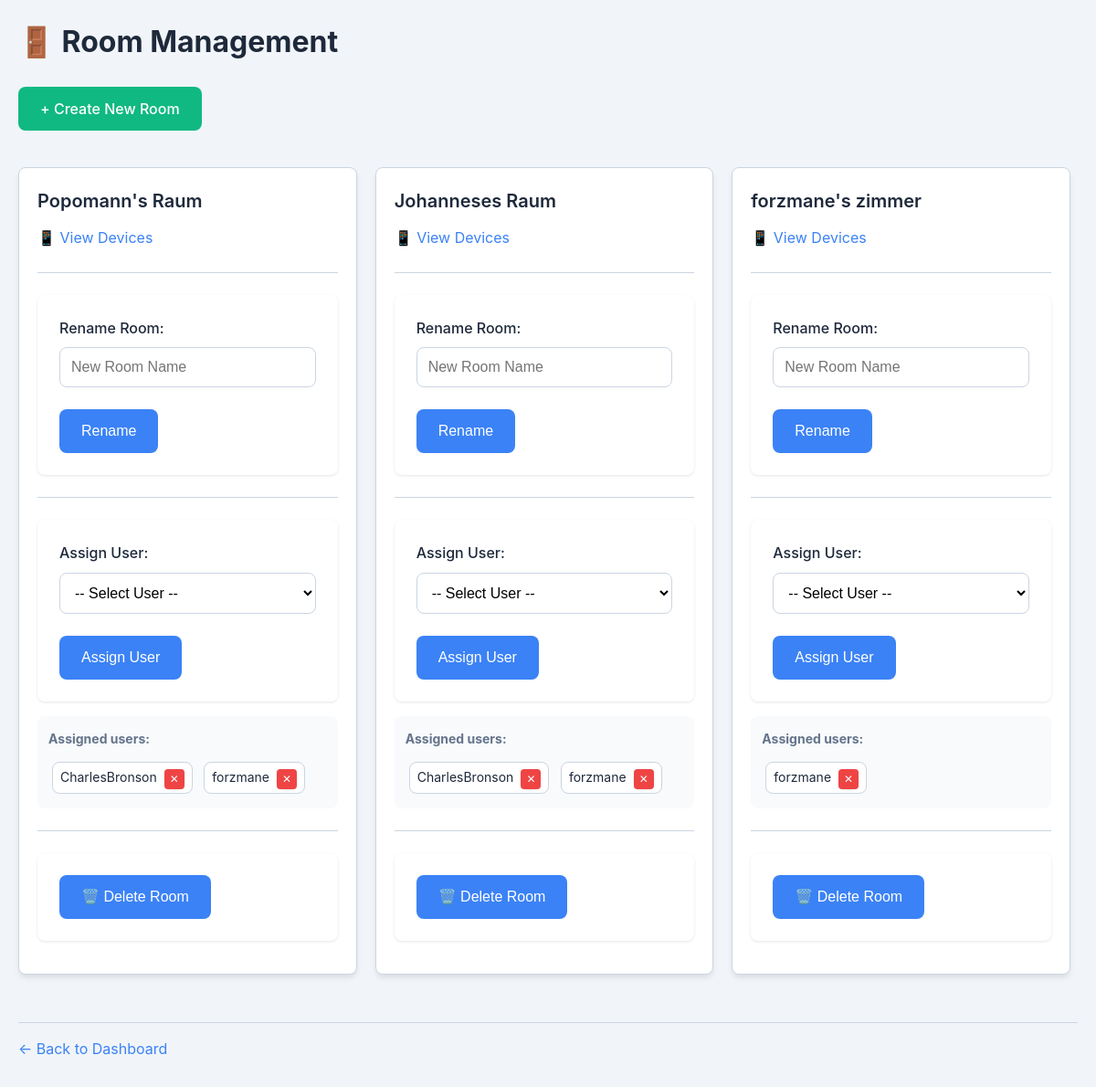
The page /list (signed in) on the database as committed earlier.
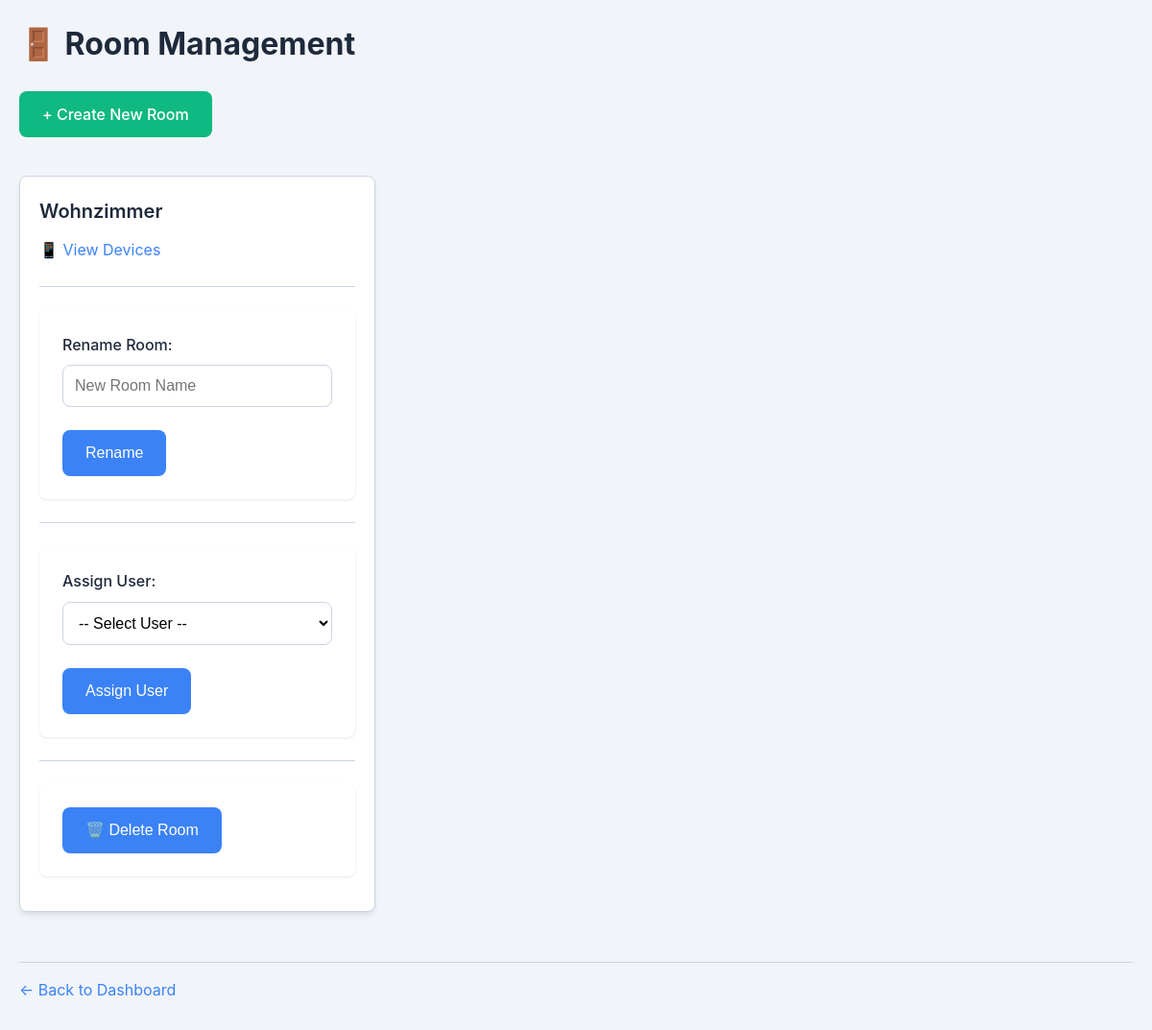
The same page on the database as committed later.
### tables this page shows
CREATE TABLE rooms (
    room_id   INTEGER PRIMARY KEY AUTOINCREMENT,
    room_name TEXT NOT NULL UNIQUE,
    user_id   INTEGER,
    FOREIGN KEY (user_id) REFERENCES users(user_id)
);

CREATE TABLE users (
    user_id       INTEGER PRIMARY KEY AUTOINCREMENT,
    user_name     TEXT    NOT NULL,
    user_password TEXT    NOT NULL,
    user_role     TEXT    NOT NULL CHECK(user_role IN ('admin', 'user'))
);

### rooms_devices_api.py (the view)
@router.get("/list", response_class=HTMLResponse)
async def show_rooms_page(request: Request):
    user = get_current_user(request)
    if not user:
        return RedirectResponse("/", status_code=303)
    conn, curs = get_db()
    if user["user_role"] == "admin":
        rooms = curs.execute("SELECT * FROM rooms").fetchall()
    else:
        rooms = curs.execute("""
            SELECT * FROM rooms
            WHERE user_id = ?
            UNION
            SELECT r.* FROM rooms r
            JOIN room_users ru ON r.room_id = ru.room_id
            WHERE ru.user_id = ?
        """, (user["user_id"], user["user_id"])).fetchall()
    all_users = []
    rooms_with_users = []
    if user["user_role"] == "admin":
        all_users = curs.execute("SELECT * FROM users").fetchall()
        for room in rooms:
            assigned = curs.execute("""
                SELECT u.user_id, u.user_name
                FROM room_users ru
                JOIN users u ON ru.user_id = u.user_id
                WHERE ru.room_id = ?
            """, (room["room_id"],)).fetchall()
            room_dict = dict(room)
            room_dict["assigned_users"] = [dict(a) for a in assigned]
            rooms_with_users.append(room_dict)
    else:
        rooms_with_users = [dict(r) | {"assigned_users": []} for r in rooms]
    conn.close()
    return templates.TemplateResponse("rooms/list.html", {
        "request": request,
        "rooms": rooms_with_users,
        "user": user,
        "all_users": all_users
    })

### templates/rooms/list.html (shortened to what this page needs)
<!DOCTYPE html>
<html>
<head>
    <link rel="stylesheet" href="/static/style.css">
</head>
<body>
    <h1>🚪 Room Management</h1>
    <a href="/create" class="btn btn-create">+ Create New Room</a>
    <div class="rooms-container">
        {% for room in rooms %}
        <div class="room-card">
            <h3>{{ room["room_name"] }}</h3>
            <a href="/devices/list/room?room_id={{ room['room_id'] }}">
                📱 View Devices
            </a>
            <hr>
            <form action="/rename" method="post">
                <div class="form-group">
                    <label for="new_name_{{ room['room_id'] }}">Rename Room:</label>
                    <input type="text" id="new_name_{{ room['room_id'] }}" name="new_name" placeholder="New Room Name" required>
                </div>
                <button type="submit" class="btn-warning">Rename</button>
            </form>
            {% if user["user_role"] == "admin" %}
            <hr>
            <form action="/assign_user" method="post">
                <div class="form-group">
                    <label for="user_id_{{ room['room_id'] }}">Assign User:</label>
                    <select id="user_id_{{ room['room_id'] }}" name="user_id" required>
                        <option value="" disabled selected>-- Select User --</option>
                    </select>
                </div>
                <button type="submit" class="btn-success">Assign User</button>
            </form>
            {% if room["assigned_users"] %}
            <div style="margin-top: 1rem; padding: 0.75rem; background: #f8fafc; border-radius: var(--radius);">
                <strong style="font-size: 0.875rem; color: var(--text-secondary);">Assigned users:</strong>
                <div style="margin-top: 0.5rem;">
                    {% for au in room["assigned_users"] %}
                    <div style="display: inline-flex; align-items: center; gap: 0.5rem; margin: 0.25rem; padding: 0.25rem 0.5rem; background: white; border-radius: var(--radius); border: 1px solid var(--border-color);">
                        <span style="font-size: 0.875rem;">{{ au["user_name"] }}</span>
                        <form action="/unassign_user" method="post" style="display: inline; margin: 0; padding: 0;">
                            <button type="submit" style="padding: 0.125rem 0.375rem; font-size: 0.75rem; background: var(--danger-color); color: white; border: none; border-radius: 4px; cursor: pointer;">✕</button>
                        </form>
                    </div>
                    {% endfor %}
                </div>
            </div>
            {% endif %}
            {% endif %}
            <hr>
            <form action="/delete" method="post">
                <button type="submit" class="btn-danger">🗑️ Delete Room</button>
            </form>
        </div>
        {% endfor %}
    </div>
    <div class="navigation-links">
        <a href="/dashboard">← Back to Dashboard</a>
    </div>
</body>
</html>

Rows that differ between the two databases and show on the page:
no longer on this page (row unchanged): users: user_name "CharlesBronson"
removed users: user_name "forzmane"
removed rooms: room_name "Johanneses Raum"
removed rooms: room_name "forzmane's zimmer"
changed rooms "-- Select User --": room_name "Popomann's Raum" → "Wohnzimmer"; no longer shows "Assigned users:"
